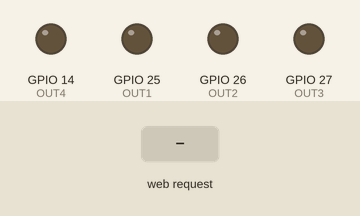
A sketch run on a simulated ESP32. Parts: output pins drawn as LEDs (lit = HIGH). The test bench sets the inputs (shaded band). WiFi joins after 1.5 s; servers stay silent unless stated; what the sketch prints to the serial monitor is not drawn.

Above: at 2.7 s.
2.8 s: HTTP request GET /cmd?dir=up received
At 3.7 s:
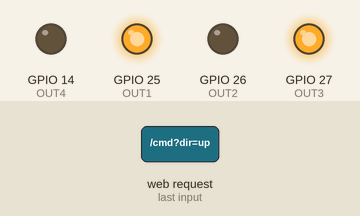
4.3 s: HTTP request GET /cmd?dir=down received
At 4.9 s:
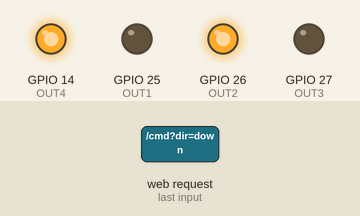
5.8 s: HTTP request GET /cmd?dir=left received
At 7.0 s:
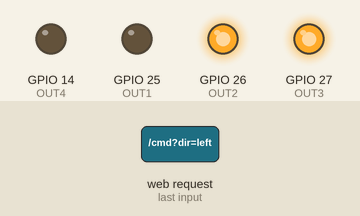
7.3 s: HTTP request GET /cmd?dir=right received
At 8.3 s:
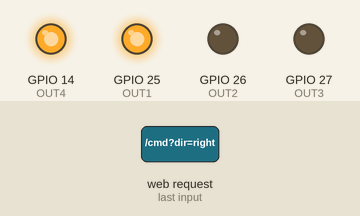
Timing chart, 0 to 9.8 s (numbered marks = the images above; inputs shaded):
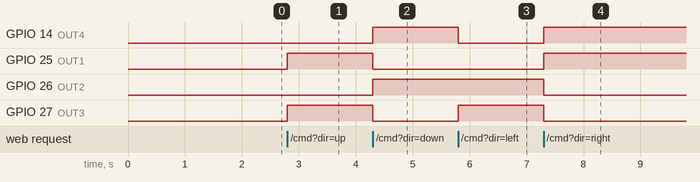

The sketch:

controlRemoto.ino
```cpp
//Control Wifi Led
#include <WiFi.h>
#include <WebServer.h>

const char* ssid = "A15";
const char* password = "Valery123";

WebServer server (80);

const int OUT1 = 25;//Derecha
const int OUT2 = 26;//Derecha
const int OUT3 = 27;//Izquierda
const int OUT4 = 14;//Izquierda

void controlMotores(String dir) {
  if (dir == "up") {
    digitalWrite(OUT1, 1);
    digitalWrite(OUT2, 0);
    digitalWrite(OUT3, 1);
    digitalWrite(OUT4, 0);
  }
  else if (dir == "down") {
    digitalWrite(OUT1, 0);
    digitalWrite(OUT2, 1);
    digitalWrite(OUT3, 0);
    digitalWrite(OUT4, 1);
  }
  else if (dir == "left") {
    digitalWrite(OUT1, 0);
    digitalWrite(OUT2, 1);
    digitalWrite(OUT3, 1);
    digitalWrite(OUT4, 0);
  }
  else if (dir == "right") {
    digitalWrite(OUT1, 1);
    digitalWrite(OUT2, 0);
    digitalWrite(OUT3, 0);
    digitalWrite(OUT4, 1);
  }
  else if (dir == "stop") {
    digitalWrite(OUT1, 0);
    digitalWrite(OUT2, 0);
    digitalWrite(OUT3, 0);
    digitalWrite(OUT4, 0);
  }
}

  // HTML incrustado
  const char* htmlPage = R"rawliteral(
  <!DOCTYPE html>
  <html lang="es">
  <head>
    <meta charset="UTF-8">
    <title>Carrito</title>
    <style>
      body {
        background-color: #FADADD;
        font-family: 'Segoe UI', sans-serif;
        display: flex;
        flex-direction: column;
        align-items: center;
        justify-content: center;
        height: 100vh;
        margin: 0;
      }
      .remote {
        display: grid;
        grid-template-columns: repeat(3, 80px);
        grid-template-rows: repeat(3, 80px);
        gap: 10px;
        background: #fff;
        padding: 25px;
        border-radius: 20px;
        border: 2px solid #C70039;
      }
      .btn {
        border: none;
        border-radius: 10px;
        background-color: #F6A6B2;
        color: #C70039;
        font-size: 24px;
        font-weight: bold;
        cursor: pointer;
      }
      .btn:hover {
        background-color: #C70039;
        color: white;
      }
      .btn-stop {
        background-color: #C70039;
        color: white;
      }
    </style>
  </head>
  <body>
    <div class="remote">
      <div></div>
      <button class="btn" onclick="sendCmd('up')">↑</button>
      <div></div>
      <button class="btn" onclick="sendCmd('left')">←</button>
      <button class="btn btn-stop" onclick="sendCmd('stop')">Stop</button>
      <button class="btn" onclick="sendCmd('right')">→</button>
      <div></div>
      <button class="btn" onclick="sendCmd('down')">↓</button>
      <div></div>
    </div>

    <script>
      function sendCmd(cmd) {
        fetch('/cmd?dir=' + cmd);
      }
    </script>
  </body>
  </html>
  )rawliteral";

void setup() {
 pinMode(OUT1, OUTPUT);
 pinMode(OUT2, OUTPUT);
 pinMode(OUT3, OUTPUT);
 pinMode(OUT4, OUTPUT);

 Serial.begin (115200); //Velocidad
 Serial.println ("Conectando...");
 Serial.println(ssid);

 WiFi.mode(WIFI_STA);//Modo estación
 WiFi.begin(ssid, password);
 Serial.println("");

 while (WiFi.status() != WL_CONNECTED){ //Espera a conectarse
  delay (500);
  Serial.print(".");
 }
 Serial.println ("");
 Serial.println ("Wifi conectado a");
 Serial.println (ssid);
 Serial.println ("Dirección IP asignada por el router: ");
 Serial.println (WiFi.localIP()); //IP dada por el router


  // Página principal (HTML)
  server.on("/", HTTP_GET, []() {
    server.send(200, "text/html", htmlPage);
  });

  // Ruta para recibir comandos de movimiento
  server.on("/cmd", HTTP_GET, []() {
    String dir = server.arg("dir");  // Obtener el parámetro 'dir' de la URL
    controlMotores(dir);             // Llamar a la función para controlar los motores
    server.send(200, "text/plain", "OK");
  });
 server.begin();
}

void loop() {
 server.handleClient ();
}
```

Measured:
- after the input at 2.8 s, GPIO 25 (OUT1), GPIO 27 (OUT3): LOW → HIGH at once
- after the input at 4.3 s, GPIO 14 (OUT4), GPIO 26 (OUT2): LOW → HIGH at once; GPIO 25 (OUT1), GPIO 27 (OUT3): HIGH → LOW at once
- after the input at 5.8 s, GPIO 14 (OUT4): HIGH → LOW at once; GPIO 27 (OUT3): LOW → HIGH at once
- after the input at 7.3 s, GPIO 14 (OUT4), GPIO 25 (OUT1): LOW → HIGH at once; GPIO 26 (OUT2), GPIO 27 (OUT3): HIGH → LOW at once
